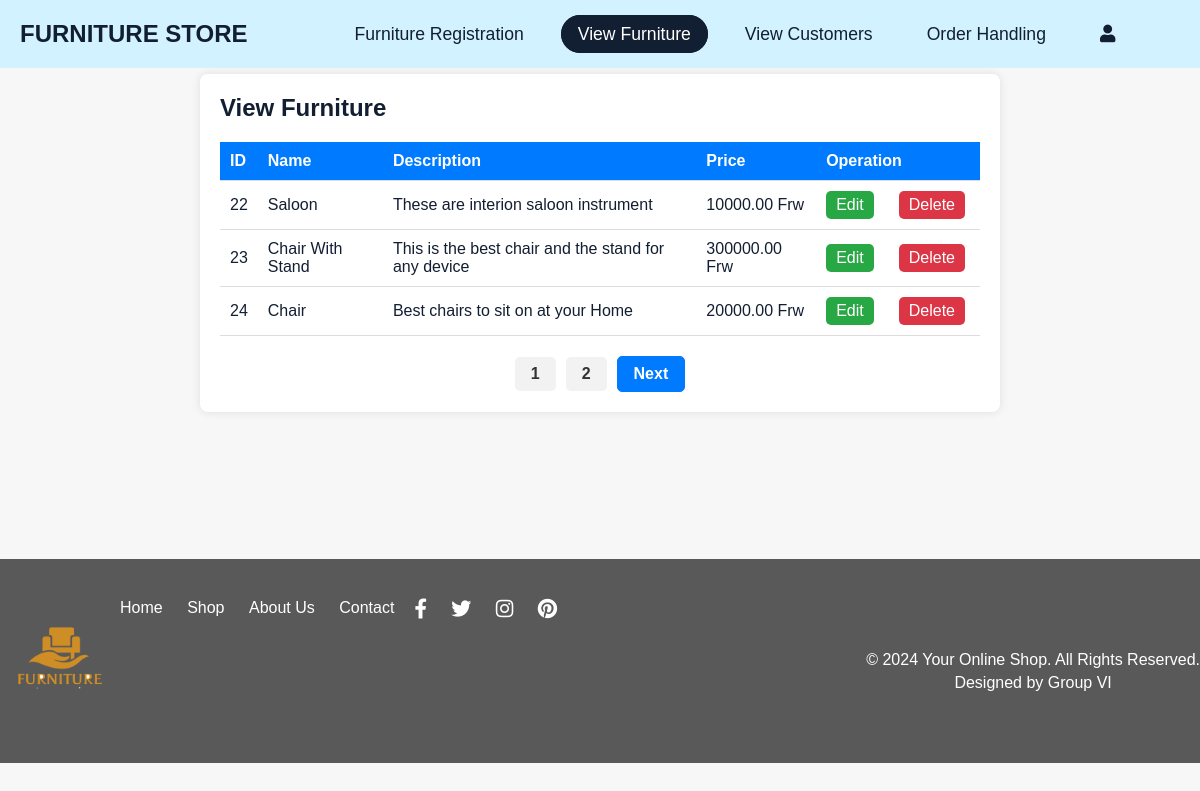
The app's page /view-furniture.php (signed in) with its own data.
### tables this page shows
CREATE TABLE `furnitures` (
  `Furniture_Id` int(11) NOT NULL,
  `Photo` varchar(255) NOT NULL,
  `Name` varchar(100) NOT NULL,
  `Description` text NOT NULL,
  `Price` decimal(10,2) NOT NULL
);

### view-furniture.php (the view, shortened to what this page needs)
<?php
include("connection.php");
$items_per_page = 3;
$current_page = isset($_GET['page']) ? $_GET['page'] : 1;
$offset = ($current_page - 1) * $items_per_page;
$sel = mysqli_query($conn, "SELECT * FROM furnitures LIMIT $offset, $items_per_page");
?>
<!DOCTYPE html>
<html lang="en">
<head>
  <link rel="stylesheet" href="./css/viewFun.css" />
</head>
<body>
  <?php
  include 'headerAdmin.php';
  ?><br><br><br>
  <div class="container">
    <h2>View Furniture</h2>
    <?php
    if (mysqli_num_rows($sel) <= 0) {
      echo "<h3>No Furniture Found</h3>";
    } else {
    ?>
      <table>
        <thead>
          <tr>
            <th>ID</th>
            <th>Name</th>
            <th>Description</th>
            <th>Price</th>
            <th colspan="2">Operation</th>
          </tr>
        </thead>
        <tbody>
          <?php
          while ($data = mysqli_fetch_array($sel)) {
          ?>
            <tr>
              <td><?php echo $data[0]; ?></td>
              <td><?php echo $data[2]; ?></td>
              <td><?php echo $data[3]; ?></td>
              <td><?php echo $data[4]; ?> Frw</td>
              <td><a href="editFun.php?id=<?php echo $data[0]; ?>" class="edit-button">Edit</a></td>
              <td><a href="deleteFun.php?id=<?php echo $data[0]; ?>" class="delete-button">Delete</a></td>
            </tr>
          <?php
          }
          ?>
        </tbody>
      </table>
      <div class="pagination">
        <?php
        $total_items = mysqli_num_rows(mysqli_query($conn, "SELECT * FROM furnitures"));
        $total_pages = ceil($total_items / $items_per_page);
        for ($i = 1; $i <= $total_pages; $i++) {
          echo "<a href='view-furniture.php?page=$i' class='page-number'>$i</a>";
        }
        if ($current_page < $total_pages) {
          echo "<a href='view-furniture.php?page=" . ($current_page + 1) . "' class='next-page'>Next</a>";
        }
        ?>
      </div>
    <?php
    }
    ?>
  </div>
  <div class="minute">
    <?php
    include('footer.php');
    ?>
  </div>
</body>
</html>

### css/viewFun.css (style rules this page uses)
* { margin: 0; padding: 0; box-sizing: border-box; }
body { font-family: Arial, sans-serif; background-color: #f9f9f9; }
.container { max-width: 800px; margin: 20px auto; padding: 20px; background-color: #fff; border-radius: 8px; box-shadow: 0 0 10px rgba(0, 0, 0, 0.1); }
table { width: 100%; border-collapse: collapse; margin-top: 20px; }
th, td { padding: 10px; border-bottom: 1px solid #ddd; text-align: left; }
th { background-color: #007bff; color: #fff; }
.edit-button, .delete-button { display: inline-block; padding: 5px 10px; margin-right: 5px; text-decoration: none; color: #fff; border-radius: 5px; }
.edit-button { background-color: #28a745; }
.delete-button { background-color: #dc3545; }
.pagination { margin-top: 20px; text-align: center; }
.pagination .prev-page, .pagination .next-page { background-color: #007bff; color: #fff; border: 1px solid #007bff; }

### view-furniture.php (style rules this page uses)
.pagination { margin-top: 20px; text-align: center; }
.pagination a { display: inline-block; padding: 8px 16px; margin: 0 5px; background-color: #f2f2f2; color: #333; text-decoration: none; border-radius: 5px; }
.prev-page, .next-page { font-weight: bold; }
.page-number { font-weight: bold; }

### headerAdmin.php (style rules this page uses)
body { margin: 0; font-family: Arial, sans-serif; background-color: #f7f7f7; color: #121e31; }

### records on screen
furnitures: Furniture_Id "22", Name "Saloon", Description "These are interion saloon instrument", Price "10000.00"
furnitures: Furniture_Id "23", Name "Chair With Stand", Description "This is the best chair and the stand for any device", Price "300000.00"
furnitures: Furniture_Id "24", Name "Chair", Description "Best chairs to sit on at your Home", Price "20000.00"
